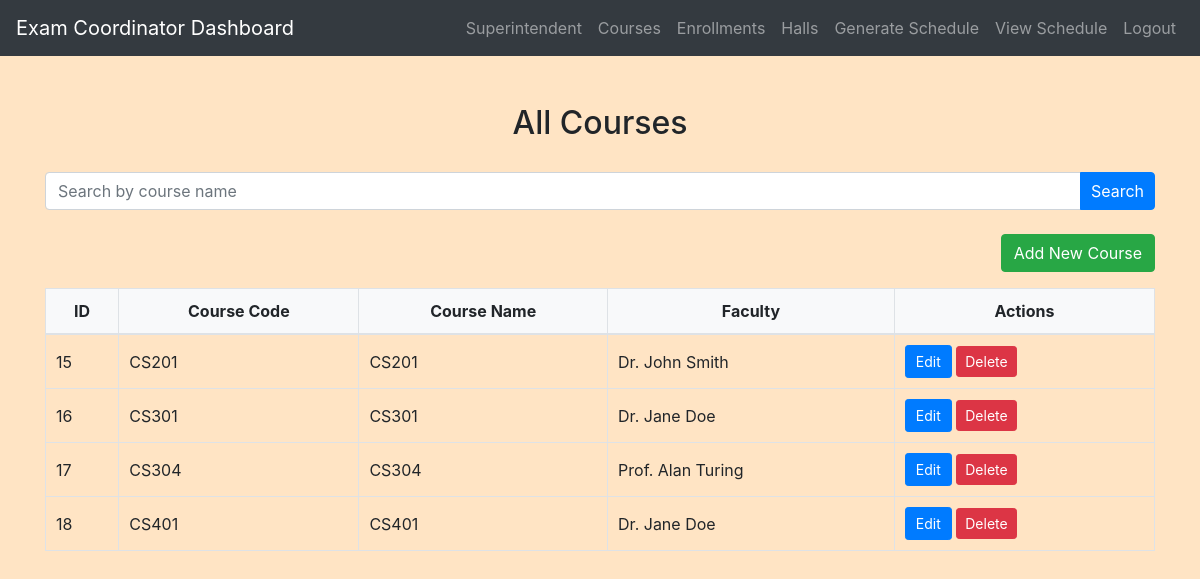
Before: /exam_coordinator/view_courses.php (signed in) with the older database file.
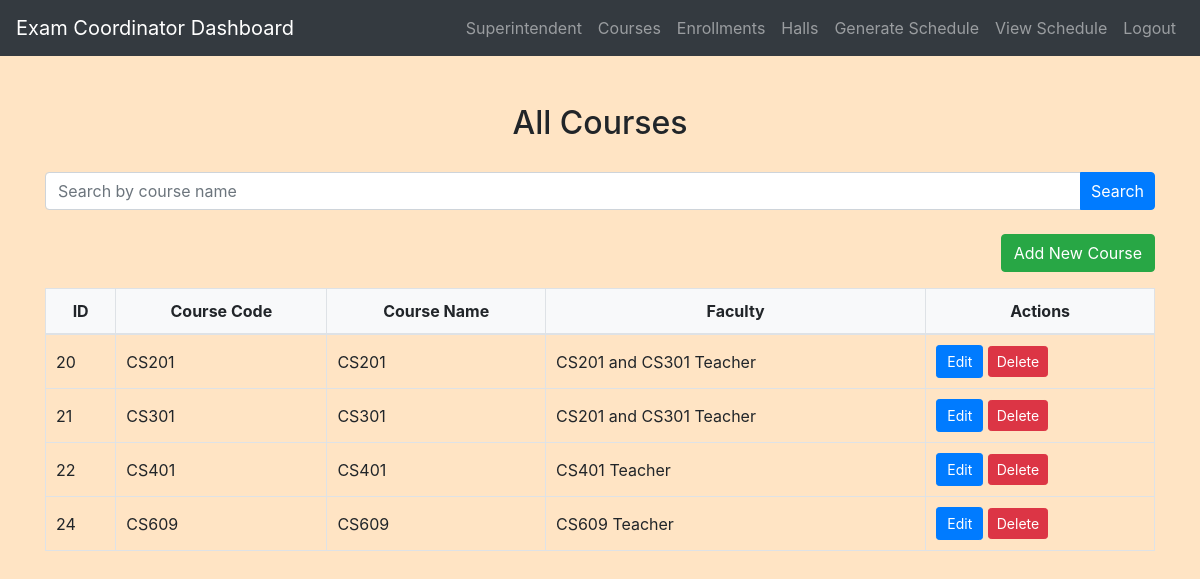
After: the same page with the newer database file.
### tables this page shows
CREATE TABLE `courses` (
  `course_id` int(11) NOT NULL,
  `course_code` varchar(255) NOT NULL,
  `course_name` varchar(255) NOT NULL,
  `faculty_id` int(11) DEFAULT NULL
);

CREATE TABLE `faculty` (
  `id` int(11) NOT NULL,
  `name` varchar(255) NOT NULL
);

### exam_coordinator/view_courses.php (the view, shortened to what this page needs)
<?php
include('config.php');
$search_query = isset($_GET['search']) ? $_GET['search'] : '';
function fetchCourses($conn, $search_query) {
    $sql = "SELECT c.course_id, c.course_code, c.course_name, f.name AS faculty_name
            FROM Courses c
            LEFT JOIN Faculty f ON c.faculty_id = f.id
            WHERE c.course_name LIKE ?";
    $stmt = $conn->prepare($sql);
    $search_query = '%' . $search_query . '%';
    $stmt->bind_param("s", $search_query);
    $stmt->execute();
    return $stmt->get_result();
}
$result = fetchCourses($conn, $search_query);
?>
<!DOCTYPE html>
<html>
<head>
    <link rel="stylesheet" href="https://maxcdn.bootstrapcdn.com/bootstrap/4.5.2/css/bootstrap.min.css">
    <link rel="stylesheet" href="../css/style.css">
</head>
<body>
<?php include('navbar.php'); ?>
<div class="container mt-5">
    <h2>All Courses</h2>
    <form method="get" class="mb-4">
        <div class="input-group">
            <input type="text" name="search" class="form-control" placeholder="Search by course name" value="<?php echo htmlspecialchars($search_query); ?>">
            <div class="input-group-append">
                <button class="btn btn-primary" type="submit">Search</button>
            </div>
        </div>
    </form>
    <a href="add_course.php" class="btn btn-success mb-3 float-right">Add New Course</a>
    <table class="table table-bordered">
        <thead>
            <tr>
                <th>ID</th>
                <th>Course Code</th>
                <th>Course Name</th>
                <th>Faculty</th>
                <th>Actions</th>
            </tr>
        </thead>
        <tbody>
            <?php
            if ($result->num_rows > 0) {
                while ($row = $result->fetch_assoc()) {
                    echo "<tr>
                            <td>{$row['course_id']}</td>
                            <td>{$row['course_code']}</td>
                            <td>{$row['course_name']}</td>
                            <td>{$row['faculty_name']}</td>
                            <td>
                                <a href='edit_course.php?course_id={$row['course_id']}' class='btn btn-primary btn-sm'>Edit</a>
                                <a href='view_courses.php?delete={$row['course_id']}' class='btn btn-danger btn-sm' onclick=\"return confirm('Are you sure you want to delete this course and its enrollments?');\">Delete</a>
                            </td>
                        </tr>";
                }
            } else {
                echo "<tr><td colspan='5'>No courses found</td></tr>";
            }
            ?>
        </tbody>
    </table>
</div>
</body>
</html>

### exam_coordinator/navbar.php (shortened to what this page needs)
<nav class="navbar navbar-expand-lg navbar-dark bg-dark">
  <a class="navbar-brand" href="exam_coordinator_dashboard.php">Exam Coordinator Dashboard</a>
  <div class="collapse navbar-collapse" id="navbarNav">
    <ul class="navbar-nav ml-auto">
      <li class="nav-item ">
        <a class="nav-link" href="add_superintendent.php">Superintendent</a>
      </li>
      <li class="nav-item ">
        <a class="nav-link" href="add_course.php">Courses</a>
      </li>
      <li class="nav-item ">
        <a class="nav-link" href="add_enrollment.php">Enrollments</a>
      </li>
      <li class="nav-item ">
        <a class="nav-link" href="add_hall.php">Halls</a>
      </li>
      <li class="nav-item ">
        <a class="nav-link" href="view_exam_schedule.php">Generate Schedule</a>
      </li>
      <li class="nav-item ">
        <a class="nav-link" href="view_schedule.php">View Schedule</a>
      </li>
      <li class="nav-item">
        <a class="nav-link" href="logout.php">Logout</a>
      </li>
    </ul>
  </div>
</nav>

### css/style.css (style rules this page uses)
body { background-color: bisque; }
h1, h2, h3, h4 { text-align: center; margin-top: 30px; margin-bottom: 30px; }
.table { width: 100%; border-collapse: collapse; margin-top: 20px; }
.table th, .table td { padding: 10px; border: 1px solid #dee2e6; }
.table thead th { background-color: #f8f9fa; font-weight: bold; text-align: center; }
.table tbody td { vertical-align: middle; }
.btn-primary { padding: 5px 10px; }

Changed rows visible on the page:
removed courses: course_id "15", course_code "CS201", course_name "CS201", faculty.name "Dr. John Smith"
removed courses: course_id "16", course_code "CS301", course_name "CS301", faculty.name "Dr. Jane Doe"
removed courses: course_id "17", course_code "CS304", course_name "CS304", faculty.name "Prof. Alan Turing"
removed courses: course_id "18", course_code "CS401", course_name "CS401", faculty.name "Dr. Jane Doe"
added courses: course_id "20", course_code "CS201", course_name "CS201", faculty.name "CS201 and CS301 Teacher"
added courses: course_id "21", course_code "CS301", course_name "CS301", faculty.name "CS201 and CS301 Teacher"
added courses: course_id "22", course_code "CS401", course_name "CS401", faculty.name "CS401 Teacher"
added courses: course_id "24", course_code "CS609", course_name "CS609", faculty.name "CS609 Teacher"
